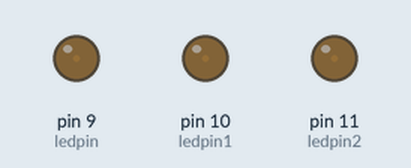
This sketch was run on a simulated Arduino Uno, built with avr-gcc and run on an emulated ATmega328P. On the bench: output pins drawn as LEDs (lit = HIGH).

Above: at 0.05 s.
At 2.15 s:
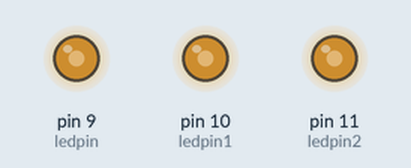
At 3.45 s:
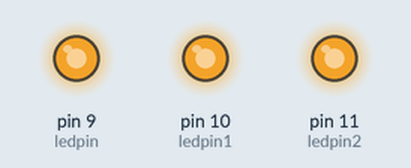
At 6.9 s:
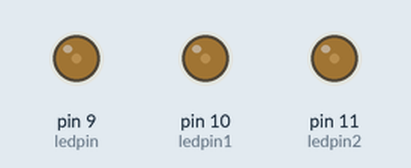
Timing chart, 0 to 12.6 s (numbered marks = the images above):
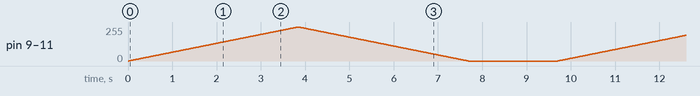

The sketch:

analogWrite.ino
```cpp
int ledpin = 9; //definition digital 9 pins as pin to control the LED
int ledpin1 = 10;
int ledpin2 = 11;

void setup ()
{
  pinMode(ledpin, OUTPUT); //Set digital 11 port mode, the OUTPUT for the output
  pinMode(ledpin1, OUTPUT);
  pinMode(ledpin2, OUTPUT);
}

void loop()
{
  for (int a = 0; a <= 255; a++) //Loop, PWM control of LED brightness increase
  {
    analogWrite(ledpin, a); //PWM output value a (0~255)
    analogWrite(ledpin1, a);
    analogWrite(ledpin2, a);
    delay(15); //The duration of the current brightness level. 15ms
  }

  for (int a = 255; a >= 0; a--) //Loop, PWM control of LED brightness Reduced
  {
    analogWrite(ledpin, a); //PWM output value a (255~0)
    analogWrite(ledpin1, a);
    analogWrite(ledpin2, a);
    delay(15); //The duration of the current brightness level. 15ms
  }
  delay(2000); //100ms delay
}
```
